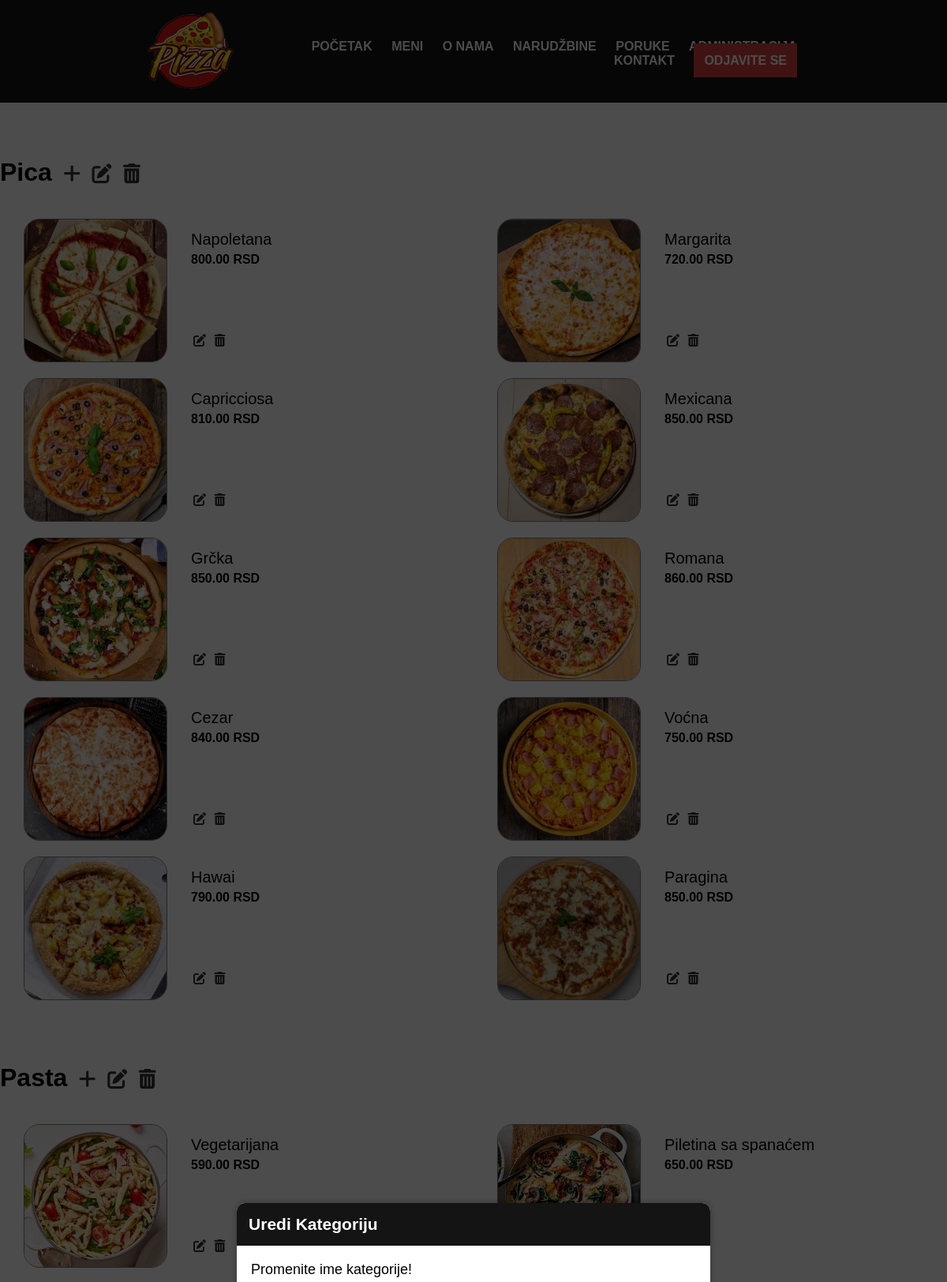
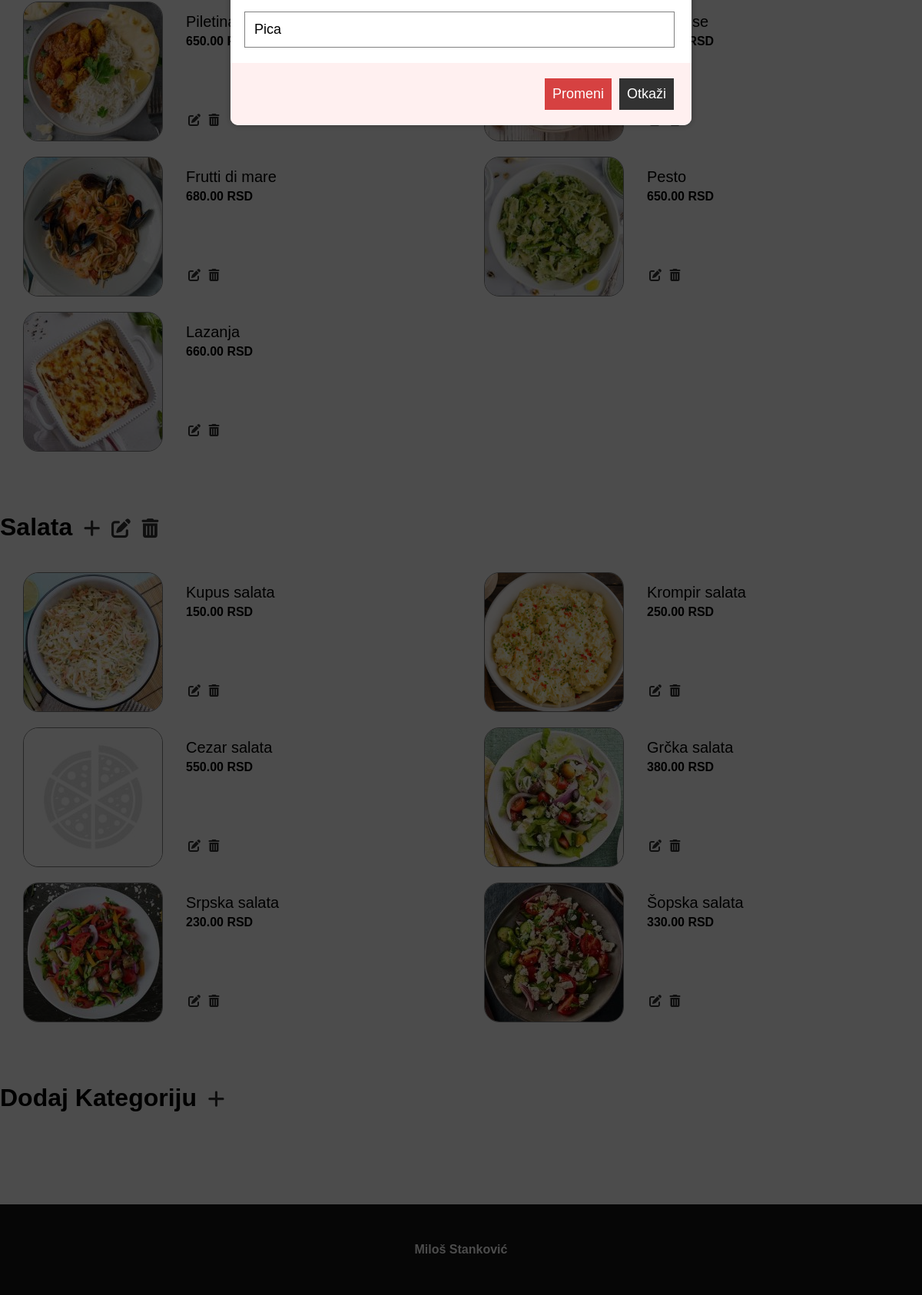
Page /index.php?page=menu&action=edit-c&id=1 (signed in) on the committed database (2 pictures, top to bottom).
### tables this page shows
CREATE TABLE `category` (
  `category_id` int(10) UNSIGNED NOT NULL,
  `category_name` varchar(64) NOT NULL
);

CREATE TABLE `food` (
  `food_id` int(10) UNSIGNED NOT NULL,
  `food_name` varchar(64) NOT NULL,
  `food_price` decimal(10,2) UNSIGNED NOT NULL,
  `food_img_path` varchar(256) NOT NULL,
  `category_id` int(10) UNSIGNED NOT NULL
);

### templates/template-menu.php (the view, shortened to what this page needs)
<form class="menu" action="<?= URL_MENU ?>&action=order" method="post">
    <?php
    $sql = "SELECT *
            FROM `category`
            ORDER BY `category_id`";
    $category_result = mysqli_query($connection, $sql);
    ?>
    <?php while ($category = mysqli_fetch_assoc($category_result)): ?>
        <h1><?= $category["category_name"]; ?></h1>
        <?php if (isset($_SESSION["admin_id"])): ?>
            <a href="<?= URL_MENU ?>&action=add&id=<?= $category["category_id"] ?>" class="menu-edit-category"><i class="fa-solid fa-plus"></i></a>
            <a href="<?= URL_MENU ?>&action=edit-c&id=<?= $category["category_id"] ?>" class="menu-edit-category"><i class="fas fa-edit"></i></a>
            <a href="<?= URL_MENU ?>&action=delete-c&id=<?= $category["category_id"] ?>" class="menu-edit-category"><i class="fa-solid fa-trash-can"></i></a>
        <?php endif ?>
        <?php
        $category_id = $category["category_id"];
        $sql = "SELECT *
                FROM `food`
                WHERE `category_id` = $category_id";
        $food_result = mysqli_query($connection, $sql);
        ?>
        <div class="menu-category">
        <?php $counter = 0; ?>
        <?php while ($food = mysqli_fetch_assoc($food_result)): ?>
            <?php if ($counter % 2 == 0): ?>
                <div>
            <?php endif ?>
            <?php if (file_exists($food["food_img_path"])): ?>
                <img src="<?= $food["food_img_path"] ?>">
            <?php else : ?>
                <img src="<?= IMG_MENU_PLACEHOLDER ?>">
            <?php endif ?>
            <div class="menu-col">
                <p class="menu-food"><?= $food["food_name"] ?></p>
                <p class="menu-price"><?= $food["food_price"] ?> RSD</p>
                <?php if (isset($_SESSION["admin_id"])): ?>
                    <div class="menu-edit-div">
                        <a href="<?= URL_MENU ?>&action=edit&id=<?= $food["food_id"] ?>" class="menu-edit-options"><i class="fas fa-edit"></i></a>
                        <a href="<?= URL_MENU ?>&action=delete&id=<?= $food["food_id"] ?>" class="menu-edit-options"><i class="fa-solid fa-trash-can"></i></a>
                    </div>
                <?php endif ?>
            </div>
            <?php if ($counter % 2 == 1): ?>
                </div>
            <?php endif ?>
            <?php $counter++; ?>
        <?php endwhile ?>
        <?php if ($counter % 2 == 1): ?>
            <div class="menu-col-one"></div></div>
        <?php endif ?>
        </div>
    <?php endwhile ?>
    <?php if (isset($_SESSION["admin_id"])): ?>
        <h1>Dodaj Kategoriju</h1>
        <a href="<?= URL_MENU ?>&action=add-c" class="menu-edit-category"><i class="fa-solid fa-plus"></i></a>
    <?php else : ?>
        <button class="order-btn" type="submit" value="">Naruči</button>
    <?php endif ?>
</form>
<?php if ($display != "list"): ?>
    <div class="confirm">
        <?php
            switch ($display) {
            case "edit-c": include TAMPLETE_MENU_EDIT_C; break;
            }
        ?>
    </div>
<?php endif ?>

### templates/template-menu-edit-c.php (shortened to what this page needs)
<?php
$sql = "SELECT `category_name`
        FROM `category`
        WHERE `category_id` = $id";
$result = mysqli_query($connection, $sql);
$category = mysqli_fetch_assoc($result);
?>
<form class="confirm-menu" method="post">
    <h3 class="confirm-title">Uredi Kategoriju</h3>
    <p>Promenite ime kategorije!</p>
    <input type="text" placeholder="<?= $category["category_name"] ?>" value="<?= $category["category_name"] ?>" name="name"><br>
    <div class="confirm-btn">
        <button class="confirm-btn-yes" name="edit-c" value="1">Promeni</button>
        <button class="confirm-btn-no" name="edit-c" value="0">Otkaži</button>
    </div>
</form>

### public/css/style.css (style rules this page uses)
* { margin: 0; padding: 0; font-family: 'Trebuchet MS', sans-serif; }
.menu { width: 100%; max-width: 1350px; margin: 20px auto; }
.menu h1 { display: inline-block; padding: 50px 0 20px 0; }
.menu-category { padding-bottom: 30px; }
.menu-category div { display: flex; justify-content: space-between; }
.menu-category div img { width: 180px; height: 180px; border: 1px solid grey; border-radius: 20px; margin: 20px 0 0 30px; }
.menu-col { display: inline !important; width: 50%; margin: 5px 20px; padding: 10px; }
.menu-food { display: inline-block; padding-top: 20px; font-size: 20px; }
.menu-price { padding-top: 5px; font-weight: bold; }
.menu-edit-div { margin-top: 85px; display: block !important; }
.menu-edit-category { font-size: 25px; margin-left: 10px; color: rgb(50, 50, 50); }
.menu-edit-options { color: rgb(50, 50, 50); padding: 3px; }
.confirm { position: fixed; top: 0; left: 0; width: 100%; height: 100%; background-color: rgba(0, 0, 0, 0.7); padding: 10px; box-sizing: border-box; opacity: 0; animation-name: confirm-open; animation-duration: 0.2s; animation-fill-mode: forwards; display: flex; align-items: center; justify-content: center; }
.confirm-menu { width: 100%; max-width: 600px; background-color: white; font-size: 18px; border-radius: 10px; overflow: hidden; box-shadow: 0 0 10px rgba(0, 0, 0, 0.3); opacity: 0; transform: scale(0.75); animation-name: confirm-menu-open; animation-duration: 0.2s; animation-fill-mode: forwards; animation-delay: 0.2s; }
.confirm-title { background-color: rgb(20, 20, 20); color: white; display: flex; align-items: center; justify-content: space-between; font-weight: bold; padding: 15px; }
.confirm-menu p { padding: 20px 0 0 18px; }
.confirm-menu input { width: 89%; padding: 2%; margin: 20px 3% 0 3%; border: 1px solid grey; font-size: 18px; outline: none; }
.confirm-btn { display: flex; justify-content: flex-end; background-color: rgb(255, 240, 240); margin-top: 20px; }
.confirm-btn-yes, .confirm-btn-no { border: none; color: white; font-size: 18px; padding: 10px; margin: 20px 23px 20px 0; cursor: pointer; outline: none; }
.confirm-btn-yes { margin-right: 10px; background-color: rgb(214, 65, 65); }
.confirm-btn-no { background-color: rgb(50, 50, 50); }

### rows in the picture
category: category_name "Pica", name "Pica"
food: food_img_path (picture), food_name "Napoletana", food_price "800.00"
food: food_img_path (picture), food_name "Margarita", food_price "720.00"
food: food_img_path (picture), food_name "Capricciosa", food_price "810.00"
food: food_img_path (picture), food_name "Mexicana", food_price "850.00"
food: food_img_path (picture), food_name "Grčka", food_price "850.00"
food: food_img_path (picture), food_name "Romana", food_price "860.00"
food: food_img_path (picture), food_name "Cezar", food_price "840.00"
food: food_img_path (picture), food_name "Voćna", food_price "750.00"
food: food_img_path (picture), food_name "Hawai", food_price "790.00"
food: food_img_path (picture), food_name "Paragina", food_price "850.00"
category: category_name "Pasta"
food: food_img_path (picture), food_name "Vegetarijana", food_price "590.00"
food: food_img_path (picture), food_name "Piletina sa spanaćem", food_price "650.00"
food: food_img_path (picture), food_name "Piletina…", food_price "650.00"
food: food_img_path (picture), food_name "Frutti di mare", food_price "680.00"
food: food_img_path (picture), food_name "Pesto", food_price "650.00"
food: food_img_path (picture), food_name "Lazanja", food_price "660.00"
category: category_name "Salata"
food: food_img_path (picture), food_name "Kupus salata", food_price "150.00"
food: food_img_path (picture), food_name "Krompir salata", food_price "250.00"
food: food_name "Cezar salata", food_price "550.00"
food: food_img_path (picture), food_name "Grčka salata", food_price "380.00"
food: food_img_path (picture), food_name "Srpska salata", food_price "230.00"
food: food_img_path (picture), food_name "Šopska salata", food_price "330.00"
